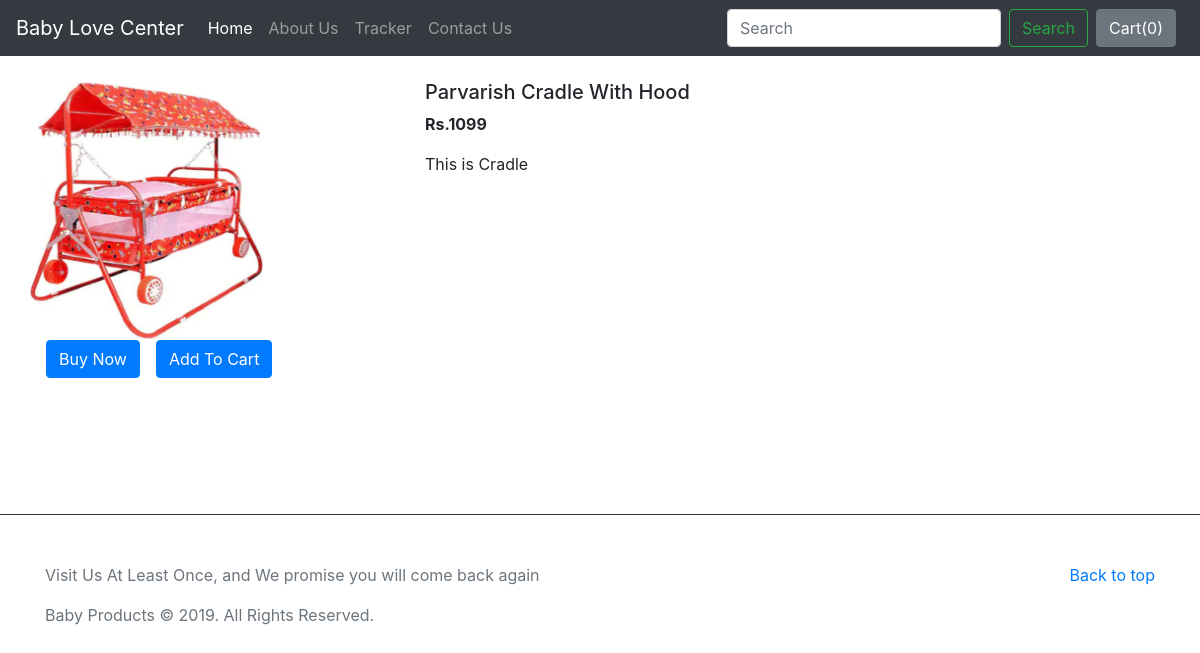
Page /products/8 on the committed database.
### BLC/models.py (models this page shows, shortened)
class Product(models.Model):
    product_id = models.AutoField
    product_name = models.CharField(max_length=50)
    category = models.CharField(max_length=50, default="")
    subcategory = models.CharField(max_length=50, default="")
    price = models.IntegerField(default=0)
    desc = models.CharField(max_length=300)
    pub_date = models.DateField()
    image = models.ImageField(upload_to='images', default="")

### BLC/views.py (the view)
# urls.py: path("products/<int:myid>", views.productView, name= 'ProductView'),
def productView(request, myid):
    product = Product.objects.filter(id=myid)
    return render(request, 'prodView.html', {'product':product[0]})

### templates/prodView.html (shortened to what this page needs)
{% extends 'basic.html' %}
{% block body %}
<div class="container my-4">
    <div class="row">
    <div class="col-md-4">
    <div class="row">
        <img src="/media/{{product.image}}" width="233px" height="260px">
    </div>
        <div class="row">
            <button class="btn btn-primary mx-3">Buy Now</button>
            <button class="btn btn-primary">Add To Cart</button>
        </div>
    </div>
    <div class="col-md-8">
        <h5>{{product.product_name}}</h5>
        <p><b>Rs.{{product.price}} </b></p>
        <p>{{product.desc}}</p>
    </div>
    </div>
</div>
{% endblock %}

### rows in the picture
Product: image (picture), product_name "Parvarish Cradle With Hood", price "1099", desc "This is Cradle"
